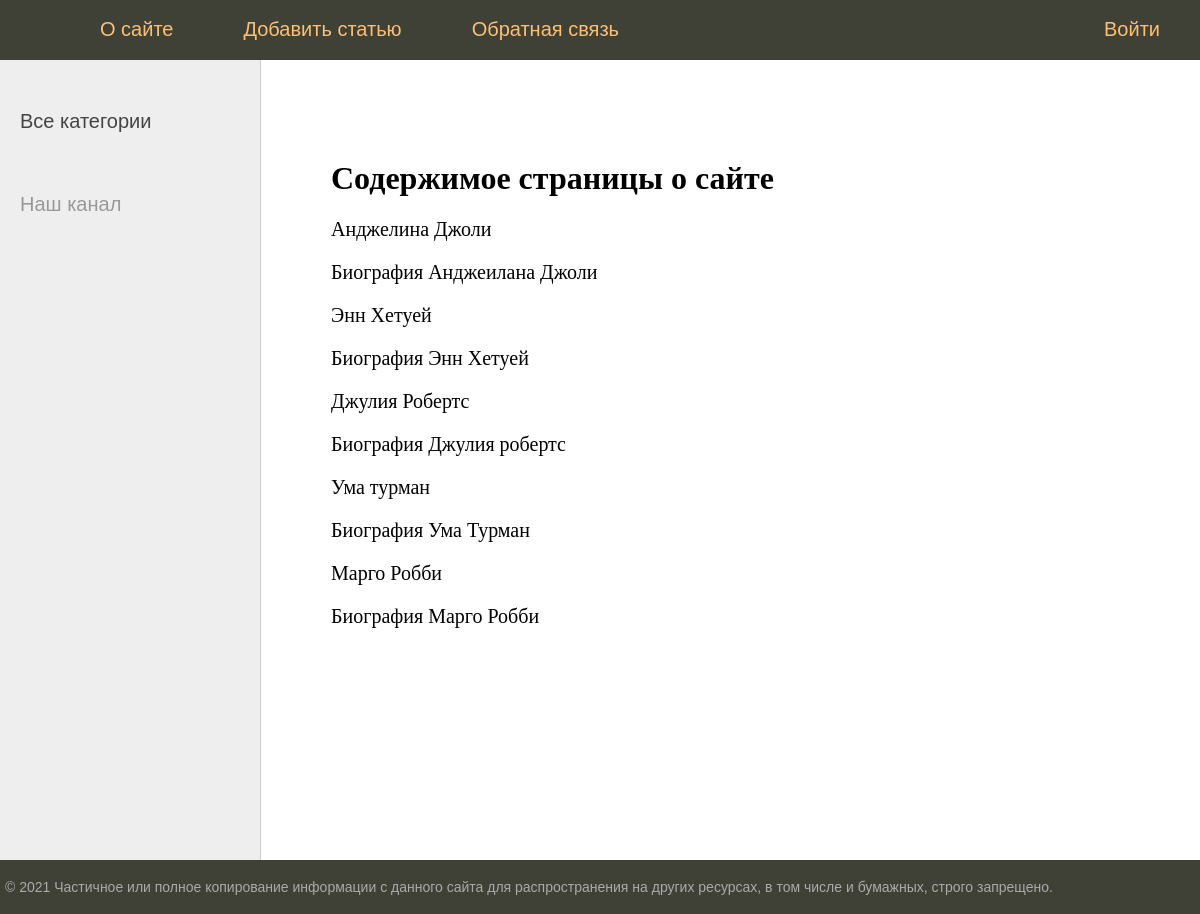
Page /about/ on the earlier database version.
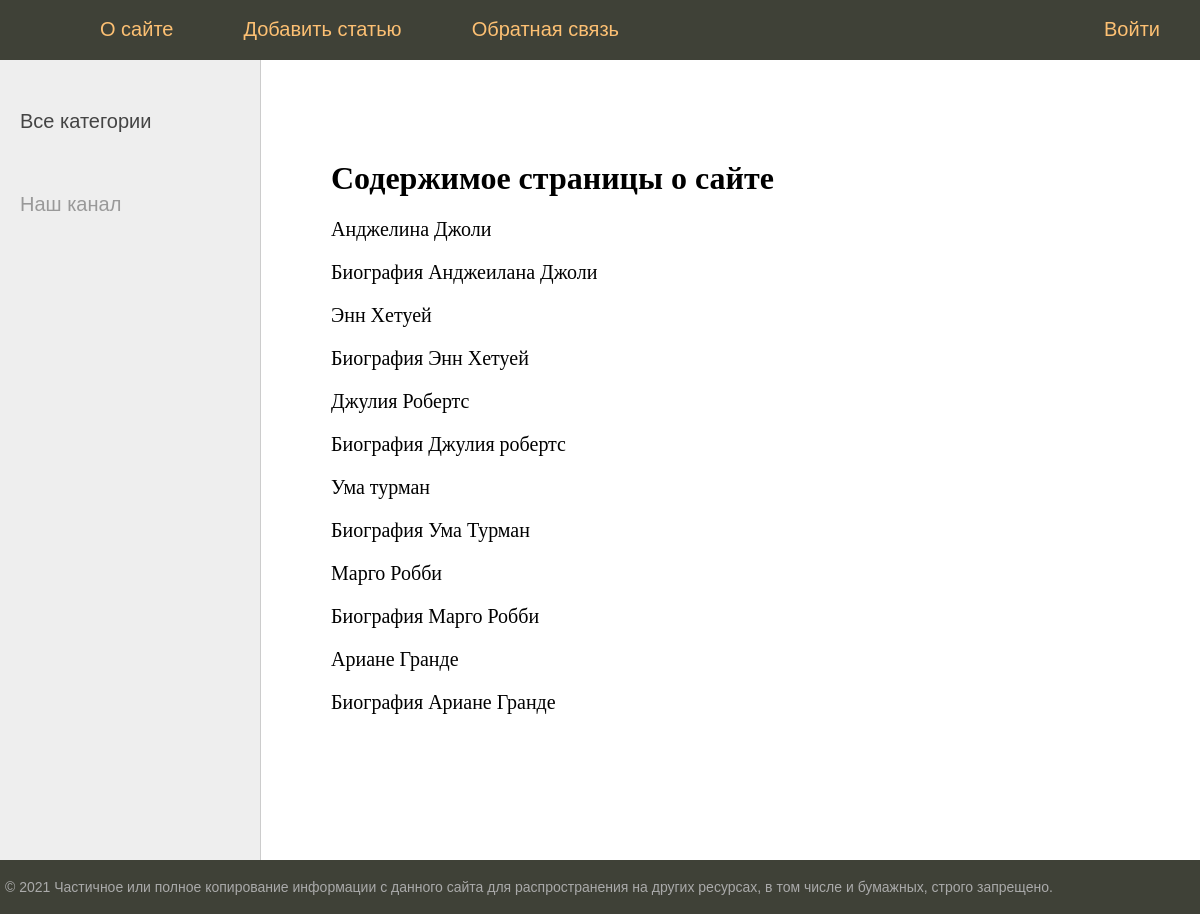
Same page on the later database version.
### women/models.py (models this page shows, shortened)
class Women(models.Model):
    title = models.CharField(max_length=255, verbose_name='Заголовок')
    content = models.TextField(blank=True)
    photo = models.ImageField(upload_to="photos/%Y/%m/%d/")
    time_create = models.DateTimeField(auto_now_add=True)
    time_update = models.DateTimeField(auto_now=True)
    is_published = models.BooleanField(default=True)
    cat = models.ForeignKey('Category', on_delete=models.PROTECT, null=True)
    class Meta:
        verbose_name='Известные женщины'
        verbose_name_plural='Известные женщины'
        ordering = ['time_create','title']

### women/views.py (the view)
# urls.py: path('about/', about, name='about'),
def about(request):
    posts = Women.objects.all()
    return render(request,'women/about.html', {'posts': posts, 'menu':menu, 'title':'О сайте'})

### women/templates/women/about.html
{% extends 'women/base.html' %}
{% block content %}
<h1> Содержимое страницы о сайте </h1>
{% for p in posts %}
<div>
    <p>{{p.title}}</p>
    <p>{{p.content}}</p>
</div>
{% endfor %}
{% endblock content %}

### women/templates/women/base.html (shortened to what this page needs)
{% load static %}
<!DOCTYPE html>
<html lang="en">
<head>
    <link type="text/css" href="{% static 'women/css/style.css'%}" rel="stylesheet">
</head>
<body>
{% block mainmenu %}
<div class="header">
    <ul id="mainmenu" class="mainmenu">
        <li class="logo"><a href="{% url 'home'%}"><div class="logo"></div></a></li>
{%for m in menu%}
    {% if not forloop.last%}
        <li><a href="{% url m.url_name %}">{{m.title}}</a></li>
    {% else %}
        <li class="last"><a href="{% url m.url_name %}">{{m.title}}</a></li>
    {% endif %}
{%endfor%}
    </ul>
</div>
{% endblock mainmenu %}
<table class="table-content" border=0 cellpadding="0" cellspacing="0">
<tr>
	<td valign="top" class="left-chapters">
	<ul id="leftchapters">
{% if cat_selected == 0 %}
		<li class="selected">Все категории</li>
{% else %}
		<li><a href="{% url 'home' %}">Все категории</a></li>
{% endif %}
		<li class="share">
		<p>Наш канал</p>
		<a class="share-yt" href="https://www.youtube.com/channel/UClJzWfGWuGJL2t-3dYKcHTA/playlists" target="_blank" rel="nofollow"></a>
		</li>
	</ul>
</td>
<td valign="top" class="content">
	<div class="content-text">
{% block content %}
{% endblock %}
	</div>
</td></tr></table>
<tr><td valign=top>
	<div id="footer">
		<p>&copy; 2021 Частичное или полное копирование информации с данного сайта для распространения на других ресурсах, в том числе и бумажных, строго запрещено.</p>
	</div>
</td></tr></table>
</body>
</html>

### women/static/women/css/style.css (style rules this page uses)
html, body { font-family: 'Arial'; margin: 0; padding: 0; height: 100%; width: 100%; color: #444; }
a { color: #0059b2; text-decoration: none; }
.header { background: #3F4137; height: 60px; }
.logo { background: url('../images/logo.png') no-repeat 10px 5px; width: 70px; height: 60px; }
ul.mainmenu { list-style: none; margin: 0; padding: 0; height: 60px; color: #fdc073; font-size: 20px; overflow: hidden; }
ul.mainmenu li { float: left; margin: 18px 40px 0 30px; }
ul.mainmenu li.logo { margin: 0; }
ul.mainmenu li.last { float: right; }
ul.mainmenu li a { color: #fdc073; text-decoration: none; }
.table-content { width: 100%; min-height: 100%; height: 100%; }
.left-chapters { margin: 0; background: #eee; border-right: 1px solid #ccc; min-height: 100%; }
.left-chapters ul { width: 230px; min-height: 100%; margin: 0; padding: 20px 10px 10px 20px; list-style: none; font-size: 20px; }
.left-chapters ul li { margin: 30px 0 0 0; color: #999; }
.left-chapters ul li a { color: #444; text-decoration: none; }
.left-chapters ul li.share { margin: 60px 0 0 0; }
.left-chapters ul li.share p { margin: 30px 0 30px 0; }
.left-chapters ul li.share a { display: inline-block; width: 40px; height: 40px; margin: 0 20px 0 0; }
.left-chapters ul li.share a.share-yt { width: 100%; height: 30px; background: url('../images/share_yt.png') no-repeat 0 0 }
.content { padding: 40px 20px 20px 40px; width: 100%; box-sizing: border-box; }
.content-text { margin: 60px 0 0 30px; color: #000; font-size: 20px; font-family: Yandex Sans Display Light; }
.content-text h1 { font-size: 32px; }
#footer { box-sizing: border-box; background: #3F4137; padding: 5px; color: #aaa; font-size: 14px; font-family: Verdana, Geneva, Arial, Helvetica; text-align: left; overflow: hidden; }

Differences in the rows shown:
added Women: title "Ариане Гранде", content "Биография Ариане Гранде"
